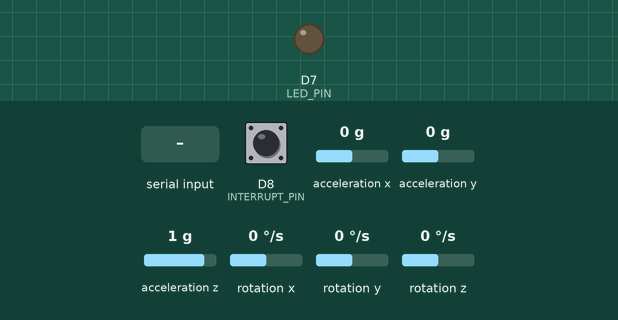
Simulated run of this sketch. Board: ESP8266 (NodeMCU). On the bench: output pins drawn as LEDs (lit = HIGH). Inputs (shaded band) come from the test bench; at power-on: acceleration x 0 g, acceleration y 0 g, acceleration z 1 g, rotation z 0 °/s, D8 (INTERRUPT_PIN) LOW, rotation x 0 °/s, rotation y 0 °/s. The sensor or clock chip raises its interrupt line as the real part does; what the sketch prints to the serial monitor is not drawn.

Above: at 0.8 s.
0.9 s: "1\n" received over Serial
At 1.5 s:
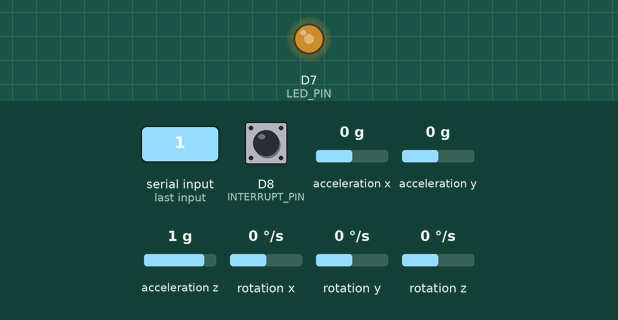
3.9 s: acceleration x set to -1.4 g
6.9 s: acceleration x set to 0 g
9.9 s: acceleration y set to -1.4 g
12.9 s: acceleration z set to -1.4 g
15.9 s: rotation z set to -192 °/s
Timing chart, 0 to 19.9 s (numbered marks = the images above; inputs shaded):
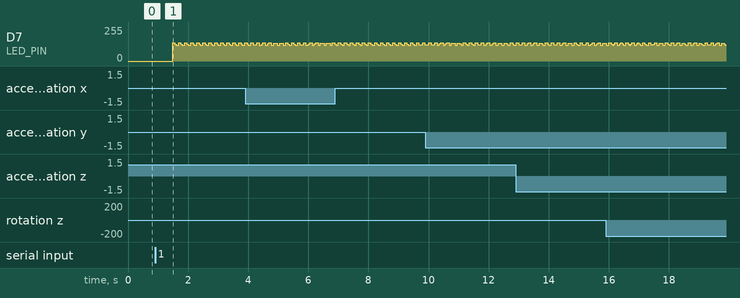

The sketch:

yprDMP.ino
```cpp
// I2C device class (I2Cdev) demonstration Arduino sketch for MPU6050 class using DMP (MotionApps v2.0)
// 6/21/2012 by Jeff Rowberg <jeff@rowberg.net>
// Updates should (hopefully) always be available at https://github.com/jrowberg/i2cdevlib
//
// Changelog:
//      2019-07-08 - Added Auto Calibration and offset generator
//		   - and altered FIFO retrieval sequence to avoid using blocking code
//      2016-04-18 - Eliminated a potential infinite loop
//      2013-05-08 - added seamless Fastwire support
//                 - added note about gyro calibration
//      2012-06-21 - added note about Arduino 1.0.1 + Leonardo compatibility error
//      2012-06-20 - improved FIFO overflow handling and simplified read process
//      2012-06-19 - completely rearranged DMP initialization code and simplification
//      2012-06-13 - pull gyro and accel data from FIFO packet instead of reading directly
//      2012-06-09 - fix broken FIFO read sequence and change interrupt detection to RISING
//      2012-06-05 - add gravity-compensated initial reference frame acceleration output
//                 - add 3D math helper file to DMP6 example sketch
//                 - add Euler output and Yaw/Pitch/Roll output formats
//      2012-06-04 - remove accel offset clearing for better results (thanks Sungon Lee)
//      2012-06-01 - fixed gyro sensitivity to be 2000 deg/sec instead of 250
//      2012-05-30 - basic DMP initialization working

/* ============================================
I2Cdev device library code is placed under the MIT license
Copyright (c) 2012 Jeff Rowberg

Permission is hereby granted, free of charge, to any person obtaining a copy
of this software and associated documentation files (the "Software"), to deal
in the Software without restriction, including without limitation the rights
to use, copy, modify, merge, publish, distribute, sublicense, and/or sell
copies of the Software, and to permit persons to whom the Software is
furnished to do so, subject to the following conditions:

The above copyright notice and this permission notice shall be included in
all copies or substantial portions of the Software.

THE SOFTWARE IS PROVIDED "AS IS", WITHOUT WARRANTY OF ANY KIND, EXPRESS OR
IMPLIED, INCLUDING BUT NOT LIMITED TO THE WARRANTIES OF MERCHANTABILITY,
FITNESS FOR A PARTICULAR PURPOSE AND NONINFRINGEMENT. IN NO EVENT SHALL THE
AUTHORS OR COPYRIGHT HOLDERS BE LIABLE FOR ANY CLAIM, DAMAGES OR OTHER
LIABILITY, WHETHER IN AN ACTION OF CONTRACT, TORT OR OTHERWISE, ARISING FROM,
OUT OF OR IN CONNECTION WITH THE SOFTWARE OR THE USE OR OTHER DEALINGS IN
THE SOFTWARE.
===============================================
*/

// I2Cdev and MPU6050 must be installed as libraries, or else the .cpp/.h files
// for both classes must be in the include path of your project
#include "I2Cdev.h"

#include "MPU6050_6Axis_MotionApps20.h"
//#include "MPU6050.h" // not necessary if using MotionApps include file

// Arduino Wire library is required if I2Cdev I2CDEV_ARDUINO_WIRE implementation
// is used in I2Cdev.h
#if I2CDEV_IMPLEMENTATION == I2CDEV_ARDUINO_WIRE
    #include "Wire.h"
#endif

// class default I2C address is 0x68
// specific I2C addresses may be passed as a parameter here
// AD0 low = 0x68 (default for SparkFun breakout and InvenSense evaluation board)
// AD0 high = 0x69
MPU6050 mpu;
//MPU6050 mpu(0x69); // <-- use for AD0 high

/* =========================================================================
   NOTE: In addition to connection 3.3v, GND, SDA, and SCL, this sketch
   depends on the MPU-6050's INT pin being connected to the Arduino's
   external interrupt #0 pin. On the Arduino Uno and Mega 2560, this is
   digital I/O pin 2.
 * ========================================================================= */

/* =========================================================================
   NOTE: Arduino v1.0.1 with the Leonardo board generates a compile error
   when using Serial.write(buf, len). The Teapot output uses this method.
   The solution requires a modification to the Arduino USBAPI.h file, which
   is fortunately simple, but annoying. This will be fixed in the next IDE
   release. For more info, see these links:

   http://arduino.cc/forum/index.php/topic,109987.0.html
   http://code.google.com/p/arduino/issues/detail?id=958
 * ========================================================================= */


// uncomment "OUTPUT_READABLE_QUATERNION" if you want to see the actual
// quaternion components in a [w, x, y, z] format (not best for parsing
// on a remote host such as Processing or something though)
//#define OUTPUT_READABLE_QUATERNION

// uncomment "OUTPUT_READABLE_EULER" if you want to see Euler angles
// (in degrees) calculated from the quaternions coming from the FIFO.
// Note that Euler angles suffer from gimbal lock (for more info, see
// http://en.wikipedia.org/wiki/Gimbal_lock)
//#define OUTPUT_READABLE_EULER

// uncomment "OUTPUT_READABLE_YAWPITCHROLL" if you want to see the yaw/
// pitch/roll angles (in degrees) calculated from the quaternions coming
// from the FIFO. Note this also requires gravity vector calculations.
// Also note that yaw/pitch/roll angles suffer from gimbal lock (for
// more info, see: http://en.wikipedia.org/wiki/Gimbal_lock)
#define OUTPUT_READABLE_YAWPITCHROLL

// uncomment "OUTPUT_READABLE_REALACCEL" if you want to see acceleration
// components with gravity removed. This acceleration reference frame is
// not compensated for orientation, so +X is always +X according to the
// sensor, just without the effects of gravity. If you want acceleration
// compensated for orientation, us OUTPUT_READABLE_WORLDACCEL instead.
//#define OUTPUT_READABLE_REALACCEL

// uncomment "OUTPUT_READABLE_WORLDACCEL" if you want to see acceleration
// components with gravity removed and adjusted for the world frame of
// reference (yaw is relative to initial orientation, since no magnetometer
// is present in this case). Could be quite handy in some cases.
//#define OUTPUT_READABLE_WORLDACCEL

// uncomment "OUTPUT_TEAPOT" if you want output that matches the
// format used for the InvenSense teapot demo
//#define OUTPUT_TEAPOT


#define INTERRUPT_PIN D8  // use pin 2 on Arduino Uno & most boards
#define LED_PIN 13 // (Arduino is 13, Teensy is 11, Teensy++ is 6)
bool blinkState = false;

// MPU control/status vars
bool dmpReady = false;  // set true if DMP init was successful
uint8_t mpuIntStatus;   // holds actual interrupt status byte from MPU
uint8_t devStatus;      // return status after each device operation (0 = success, !0 = error)
uint16_t packetSize;    // expected DMP packet size (default is 42 bytes)
uint16_t fifoCount;     // count of all bytes currently in FIFO
uint8_t fifoBuffer[64]; // FIFO storage buffer

// orientation/motion vars
Quaternion q;           // [w, x, y, z]         quaternion container
VectorInt16 aa;         // [x, y, z]            accel sensor measurements
VectorInt16 aaReal;     // [x, y, z]            gravity-free accel sensor measurements
VectorInt16 aaWorld;    // [x, y, z]            world-frame accel sensor measurements
VectorFloat gravity;    // [x, y, z]            gravity vector
float euler[3];         // [psi, theta, phi]    Euler angle container
float ypr[3];           // [yaw, pitch, roll]   yaw/pitch/roll container and gravity vector

// packet structure for InvenSense teapot demo
uint8_t teapotPacket[14] = { '$', 0x02, 0,0, 0,0, 0,0, 0,0, 0x00, 0x00, '\r', '\n' };


// ================================================================
// ===               INTERRUPT DETECTION ROUTINE                ===
// ================================================================

volatile bool mpuInterrupt = false;     // indicates whether MPU interrupt pin has gone high
void ICACHE_RAM_ATTR dmpDataReady() {
    mpuInterrupt = true;
}


// ================================================================
// ===                      INITIAL SETUP                       ===
// ================================================================

void setup() {
    // join I2C bus (I2Cdev library doesn't do this automatically)
    #if I2CDEV_IMPLEMENTATION == I2CDEV_ARDUINO_WIRE
        Wire.begin();
        Wire.setClock(400000); // 400kHz I2C clock. Comment this line if having compilation difficulties
    #elif I2CDEV_IMPLEMENTATION == I2CDEV_BUILTIN_FASTWIRE
        Fastwire::setup(400, true);
    #endif

    // initialize serial communication
    // (115200 chosen because it is required for Teapot Demo output, but it's
    // really up to you depending on your project)
    Serial.begin(115200);
    while (!Serial); // wait for Leonardo enumeration, others continue immediately

    // NOTE: 8MHz or slower host processors, like the Teensy @ 3.3V or Arduino
    // Pro Mini running at 3.3V, cannot handle this baud rate reliably due to
    // the baud timing being too misaligned with processor ticks. You must use
    // 38400 or slower in these cases, or use some kind of external separate
    // crystal solution for the UART timer.

    // initialize device
    Serial.println(F("Initializing I2C devices..."));
    mpu.initialize();
    pinMode(INTERRUPT_PIN, INPUT);

    // verify connection
    Serial.println(F("Testing device connections..."));
    Serial.println(mpu.testConnection() ? F("MPU6050 connection successful") : F("MPU6050 connection failed"));

    // wait for ready
    Serial.println(F("\nSend any character to begin DMP programming and demo: "));


    while (Serial.available() && Serial.read()); // empty buffer
    while (!Serial.available());                 // wait for data
    while (Serial.available() && Serial.read()); // empty buffer again

    // load and configure the DMP

    Serial.println(F("Initializing DMP..."));
    devStatus = mpu.dmpInitialize();

    // supply your own gyro offsets here, scaled for min sensitivity
    mpu.setXGyroOffset(220);
    mpu.setYGyroOffset(76);
    mpu.setZGyroOffset(-85);
    mpu.setZAccelOffset(1788); // 1688 factory default for my test chip

    // make sure it worked (returns 0 if so)
    if (devStatus == 0) {

        // Calibration Time: generate offsets and calibrate our MPU6050
        mpu.CalibrateAccel(6);
        mpu.CalibrateGyro(6);
        mpu.PrintActiveOffsets();
        // turn on the DMP, now that it's ready
        Serial.println(F("Enabling DMP..."));
        mpu.setDMPEnabled(true);

        // enable Arduino interrupt detection
        Serial.print(F("Enabling interrupt detection (Arduino external interrupt "));
        Serial.print(digitalPinToInterrupt(INTERRUPT_PIN));
        Serial.println(F(")..."));
        attachInterrupt(digitalPinToInterrupt(INTERRUPT_PIN), dmpDataReady, RISING);
        mpuIntStatus = mpu.getIntStatus();

        // set our DMP Ready flag so the main loop() function knows it's okay to use it
        Serial.println(F("DMP ready! Waiting for first interrupt..."));
        dmpReady = true;

        // get expected DMP packet size for later comparison
        packetSize = mpu.dmpGetFIFOPacketSize();
    } else {
        // ERROR!
        // 1 = initial memory load failed
        // 2 = DMP configuration updates failed
        // (if it's going to break, usually the code will be 1)
        Serial.print(F("DMP Initialization failed (code "));
        Serial.print(devStatus);
        Serial.println(F(")"));
    }
    Serial.println("hoi hoi");
    // configure LED for output

    pinMode(LED_PIN, OUTPUT);
    Serial.println("hoii hoii");
}


// ================================================================
// ===                    MAIN PROGRAM LOOP                     ===
// ================================================================

void loop() {
    // if programming failed, don't try to do anything
    if (!dmpReady) return;
    // read a packet from FIFO
    if (mpu.dmpGetCurrentFIFOPacket(fifoBuffer)) { // Get the Latest packet
        #ifdef OUTPUT_READABLE_QUATERNION
            // display quaternion values in easy matrix form: w x y z
            mpu.dmpGetQuaternion(&q, fifoBuffer);
            Serial.print("quat\t");
            Serial.print(q.w);
            Serial.print("\t");
            Serial.print(q.x);
            Serial.print("\t");
            Serial.print(q.y);
            Serial.print("\t");
            Serial.println(q.z);
        #endif

        #ifdef OUTPUT_READABLE_EULER
            // display Euler angles in degrees
            mpu.dmpGetQuaternion(&q, fifoBuffer);
            mpu.dmpGetEuler(euler, &q);
            Serial.print("euler\t");
            Serial.print(euler[0] * 180/M_PI);
            Serial.print("\t");
            Serial.print(euler[1] * 180/M_PI);
            Serial.print("\t");
            Serial.println(euler[2] * 180/M_PI);
        #endif

        #ifdef OUTPUT_READABLE_YAWPITCHROLL
            // display Euler angles in degrees
            mpu.dmpGetQuaternion(&q, fifoBuffer);
            mpu.dmpGetGravity(&gravity, &q);
            mpu.dmpGetYawPitchRoll(ypr, &q, &gravity);
            Serial.print("ypr\t");
            Serial.print(ypr[0] * 180/M_PI);
            Serial.print("\t");
            Serial.print(ypr[1] * 180/M_PI);
            Serial.print("\t");
            Serial.println(ypr[2] * 180/M_PI);
        #endif

        #ifdef OUTPUT_READABLE_REALACCEL
            // display real acceleration, adjusted to remove gravity
            mpu.dmpGetQuaternion(&q, fifoBuffer);
            mpu.dmpGetAccel(&aa, fifoBuffer);
            mpu.dmpGetGravity(&gravity, &q);
            mpu.dmpGetLinearAccel(&aaReal, &aa, &gravity);
            Serial.print("areal\t");
            Serial.print(aaReal.x);
            Serial.print("\t");
            Serial.print(aaReal.y);
            Serial.print("\t");
            Serial.println(aaReal.z);
        #endif

        #ifdef OUTPUT_READABLE_WORLDACCEL
            // display initial world-frame acceleration, adjusted to remove gravity
            // and rotated based on known orientation from quaternion
            mpu.dmpGetQuaternion(&q, fifoBuffer);
            mpu.dmpGetAccel(&aa, fifoBuffer);
            mpu.dmpGetGravity(&gravity, &q);
            mpu.dmpGetLinearAccel(&aaReal, &aa, &gravity);
            mpu.dmpGetLinearAccelInWorld(&aaWorld, &aaReal, &q);
            Serial.print("aworld\t");
            Serial.print(aaWorld.x);
            Serial.print("\t");
            Serial.print(aaWorld.y);
            Serial.print("\t");
            Serial.println(aaWorld.z);
        #endif

        #ifdef OUTPUT_TEAPOT
            // display quaternion values in InvenSense Teapot demo format:
            teapotPacket[2] = fifoBuffer[0];
            teapotPacket[3] = fifoBuffer[1];
            teapotPacket[4] = fifoBuffer[4];
            teapotPacket[5] = fifoBuffer[5];
            teapotPacket[6] = fifoBuffer[8];
            teapotPacket[7] = fifoBuffer[9];
            teapotPacket[8] = fifoBuffer[12];
            teapotPacket[9] = fifoBuffer[13];
            Serial.write(teapotPacket, 14);
            teapotPacket[11]++; // packetCount, loops at 0xFF on purpose
        #endif

        // blink LED to indicate activity
        blinkState = !blinkState;
        digitalWrite(LED_PIN, blinkState);
    }
}
```
